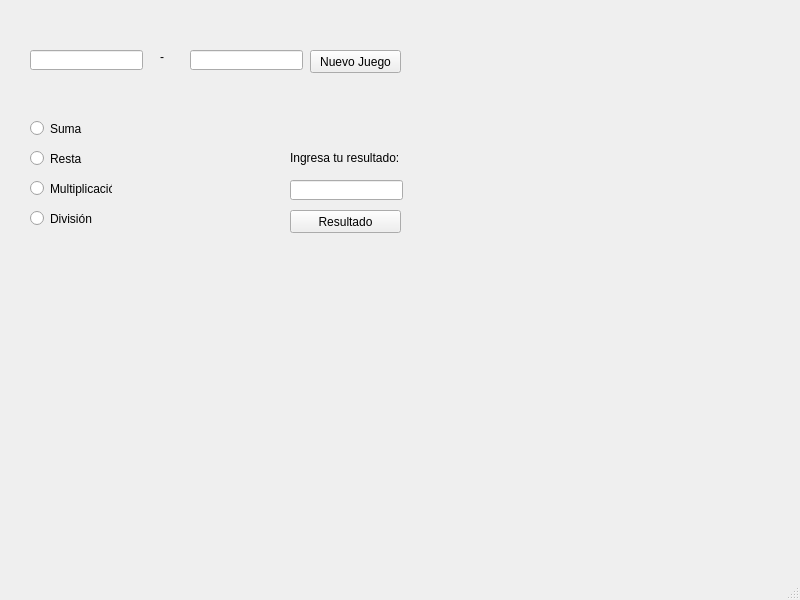
<?xml version="1.0" encoding="UTF-8"?>
<ui version="4.0">
 <class>MainWindow</class>
 <widget class="QMainWindow" name="MainWindow">
  <property name="geometry">
   <rect>
    <x>0</x>
    <y>0</y>
    <width>800</width>
    <height>600</height>
   </rect>
  </property>
  <property name="windowTitle">
   <string>MainWindow</string>
  </property>
  <widget class="QWidget" name="centralwidget">
   <widget class="QLineEdit" name="primer_num">
    <property name="geometry">
     <rect>
      <x>30</x>
      <y>50</y>
      <width>113</width>
      <height>20</height>
     </rect>
    </property>
   </widget>
   <widget class="QLineEdit" name="segundo_num">
    <property name="geometry">
     <rect>
      <x>190</x>
      <y>50</y>
      <width>113</width>
      <height>20</height>
     </rect>
    </property>
   </widget>
   <widget class="QLabel" name="label_signo">
    <property name="geometry">
     <rect>
      <x>160</x>
      <y>50</y>
      <width>46</width>
      <height>13</height>
     </rect>
    </property>
    <property name="text">
     <string>-</string>
    </property>
   </widget>
   <widget class="QPushButton" name="btn_nuevo_juego">
    <property name="geometry">
     <rect>
      <x>310</x>
      <y>50</y>
      <width>91</width>
      <height>23</height>
     </rect>
    </property>
    <property name="text">
     <string>Nuevo Juego</string>
    </property>
   </widget>
   <widget class="QRadioButton" name="rbt_suma">
    <property name="geometry">
     <rect>
      <x>30</x>
      <y>120</y>
      <width>82</width>
      <height>17</height>
     </rect>
    </property>
    <property name="text">
     <string>Suma</string>
    </property>
   </widget>
   <widget class="QRadioButton" name="rbt_resta">
    <property name="geometry">
     <rect>
      <x>30</x>
      <y>150</y>
      <width>82</width>
      <height>17</height>
     </rect>
    </property>
    <property name="text">
     <string>Resta</string>
    </property>
   </widget>
   <widget class="QRadioButton" name="rbt_multiplicacion">
    <property name="geometry">
     <rect>
      <x>30</x>
      <y>180</y>
      <width>82</width>
      <height>17</height>
     </rect>
    </property>
    <property name="text">
     <string>Multiplicación</string>
    </property>
   </widget>
   <widget class="QRadioButton" name="rbt_division">
    <property name="geometry">
     <rect>
      <x>30</x>
      <y>210</y>
      <width>82</width>
      <height>17</height>
     </rect>
    </property>
    <property name="text">
     <string>División</string>
    </property>
   </widget>
   <widget class="QLineEdit" name="ingreso_resultado">
    <property name="geometry">
     <rect>
      <x>290</x>
      <y>180</y>
      <width>113</width>
      <height>20</height>
     </rect>
    </property>
   </widget>
   <widget class="QPushButton" name="btn_resultado">
    <property name="geometry">
     <rect>
      <x>290</x>
      <y>210</y>
      <width>111</width>
      <height>23</height>
     </rect>
    </property>
    <property name="text">
     <string>Resultado</string>
    </property>
   </widget>
   <widget class="QLabel" name="label_2">
    <property name="geometry">
     <rect>
      <x>290</x>
      <y>150</y>
      <width>111</width>
      <height>16</height>
     </rect>
    </property>
    <property name="text">
     <string>Ingresa tu resultado:</string>
    </property>
   </widget>
  </widget>
  <widget class="QMenuBar" name="menubar">
   <property name="geometry">
    <rect>
     <x>0</x>
     <y>0</y>
     <width>800</width>
     <height>21</height>
    </rect>
   </property>
  </widget>
  <widget class="QStatusBar" name="statusbar"/>
 </widget>
 <resources/>
 <connections/>
</ui>
